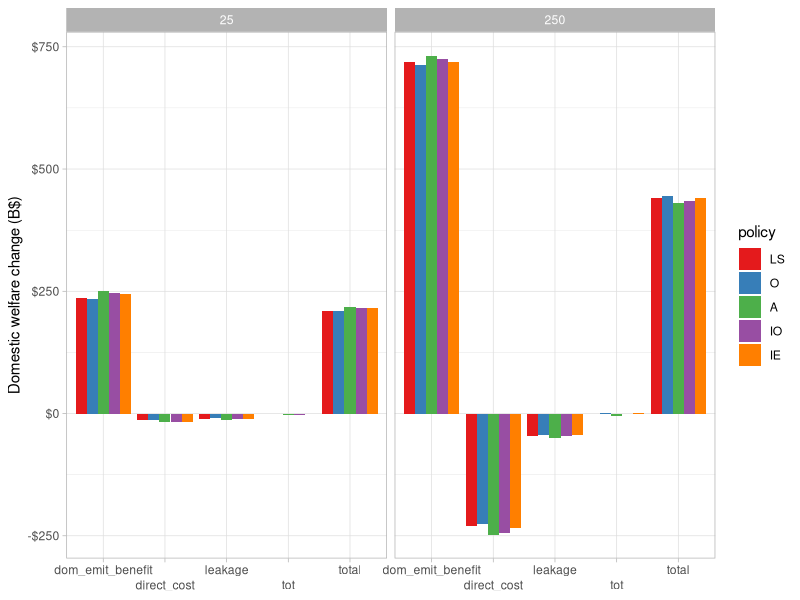
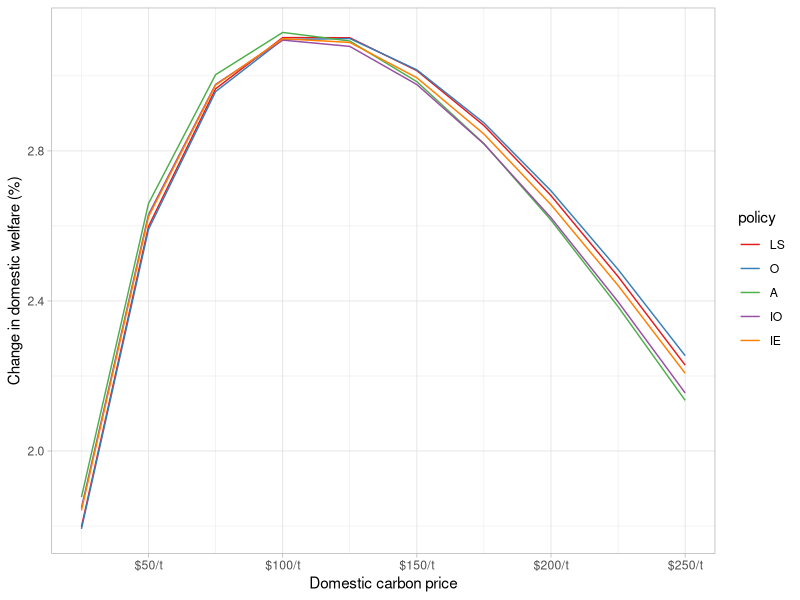
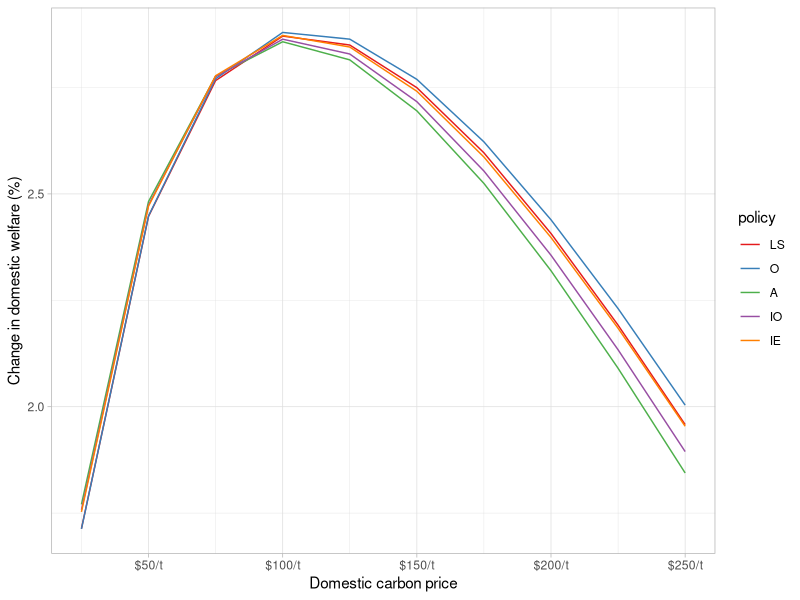
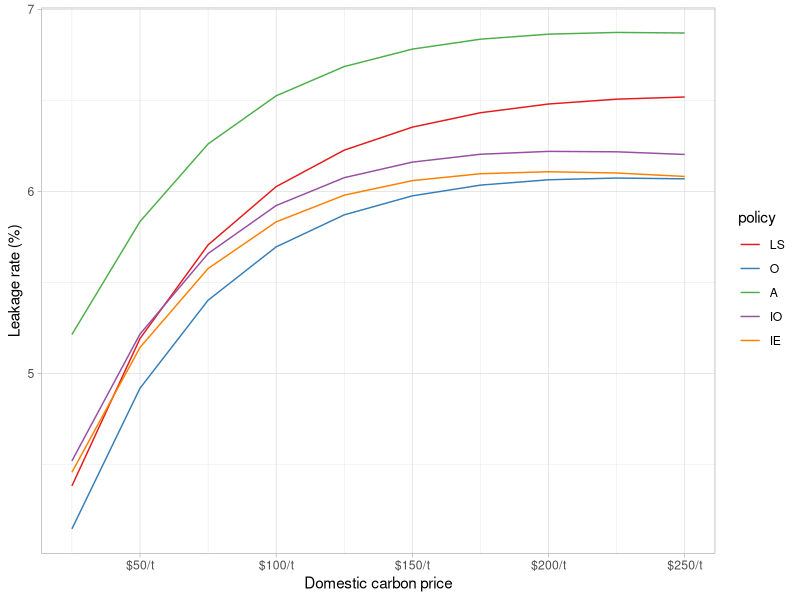
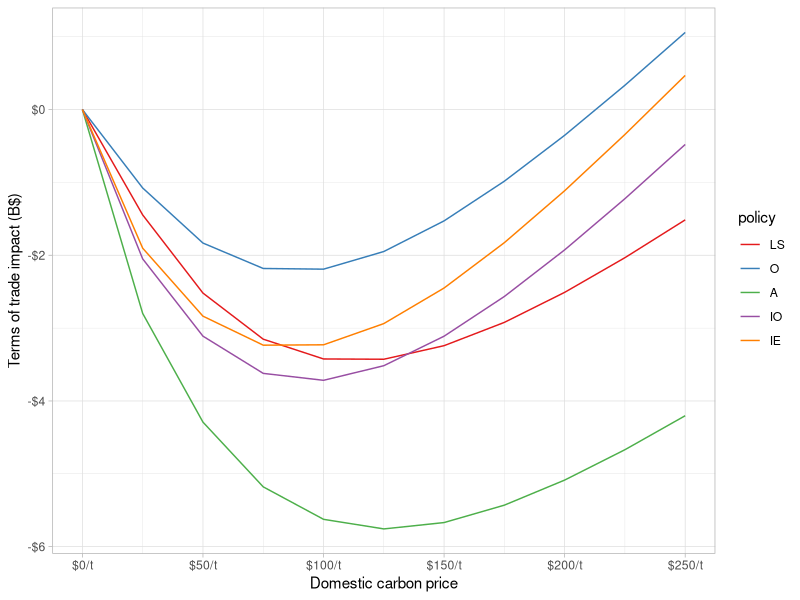
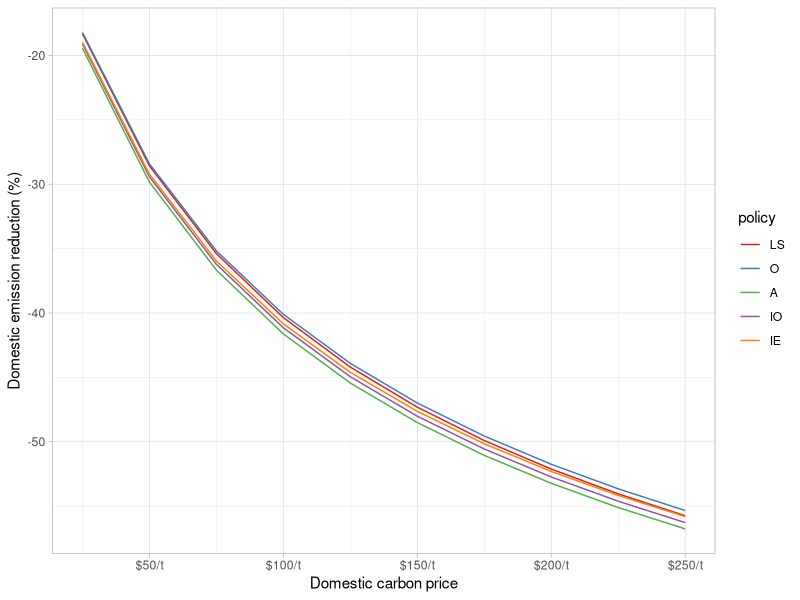
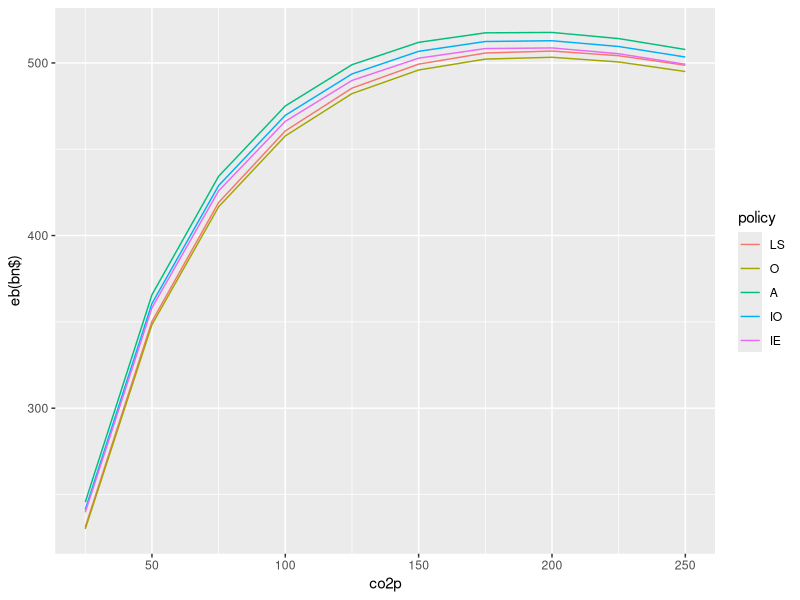
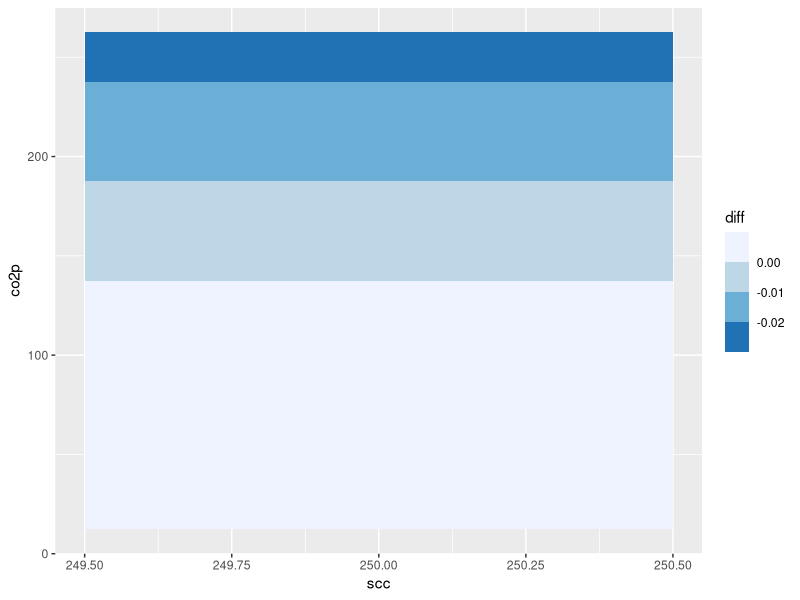

The R script that drew these images, in order:
library(tidyverse)

dat <- read_csv("multi_scen.csv")

# Rename policies
dat <- dat %>%
  mutate(policy = case_when(policy == "LSR" ~ "LS",
                            policy == "OBR" ~ "O",
                            policy == "ABR" ~ "A",
                            policy == "ibr" ~ "IO",
                            policy == "bcr" ~ "IE"),
         policy = factor(policy, levels = c("LS", "O", "A", "IO", "IE")))

# Decomposition of welfare from policy implementation in the USA
# terms of trade effect
tot <- dat %>%
  filter(item == "welfare$",
         scc == 250,
         region != "usa") %>%
  group_by(policy, co2p) %>%
  summarise(welfare_dollars = sum(value)) %>%
  arrange(policy, co2p) %>%
  group_by(policy) %>%
  mutate(tot_effect_usa = - (welfare_dollars - first(welfare_dollars))) %>%
  dplyr::select(policy, co2p, tot_effect_usa)

# leakage effect
leakage <- dat %>%
  filter(item == "emissions_abs", 
         scc == 250,
         region != "usa") %>%
  group_by(policy, co2p) %>%
  summarise(emissions = sum(value)) %>%
  group_by(policy) %>%
  arrange(policy, co2p) %>%
  mutate(welfare_leakage = -250 * (emissions - first(emissions))) %>%
  dplyr::select(policy, co2p, welfare_leakage)

# direct cost
direct_cost <- dat %>%
  filter(item == "welfare$",
         scc == 250,
         region == "usa") %>%
  group_by(policy, co2p) %>%
  summarise(welfare_dollars = sum(value)) %>%
  arrange(policy, co2p) %>%
  group_by(policy) %>%
  mutate(direct_cost = welfare_dollars - first(welfare_dollars)) %>%
  dplyr::select(policy, co2p, direct_cost) 
  
# domestic emission reduction benefit
dom_emit_benefit <- dat %>%
  filter(item == "emissions_abs", 
         scc == 250,
         region == "usa") %>%
  group_by(policy, co2p) %>%
  summarise(emissions = sum(value)) %>%
  group_by(policy) %>%
  arrange(policy, co2p) %>%
  mutate(welfare_emission_reduction = 250 * (first(emissions) - emissions)) %>%
  dplyr::select(policy, co2p, welfare_emission_reduction)

# total
decomp <- inner_join(
  tot, leakage
) %>%
  inner_join(direct_cost) %>%
  inner_join(dom_emit_benefit) %>%
  # Direct cost includes tot.  Remove
  mutate(direct_cost = direct_cost - tot_effect_usa)

# Waterfall plot
decomp %>%
  rename(tot=tot_effect_usa,
         dom_emit_benefit=welfare_emission_reduction,
         leakage=welfare_leakage) %>%
  mutate(total = dom_emit_benefit + direct_cost + leakage + tot) %>%
  pivot_longer(cols = tot:total) %>%
  mutate(name = factor(name, levels=c("dom_emit_benefit","direct_cost","leakage","tot","total"))) %>%
  filter(co2p %in% c(25,250)) %>%
  ggplot(aes(x=name, y=value, fill=policy)) +
  geom_col(position=position_dodge()) +
  facet_wrap(~co2p) +
  scale_fill_brewer(palette = "Set1") +
  scale_x_discrete(name=NULL, guide = guide_axis(n.dodge = 2)) +
  scale_y_continuous(name="Domestic welfare change (B$)", labels=scales::dollar_format()) +
  theme_light()
ggsave("figures/welfare_decomp.png", width=6, height=4)  

# Net welfare
net_welfare <- dat %>% 
  filter(item == "netwelf") %>%
  dplyr::select(policy, nw=value, co2p, scc)
leakage <- dat %>% 
  filter(item == "Leakage", region == "all") %>%
  dplyr::select(policy, lk=value, co2p, scc)
pd <- inner_join(net_welfare, leakage) 




dat %>%
  filter(item %in% c("CO2 price", "netwelf"),
         sector == "all",
         region == "usa",
         scc == 250) %>%
  pivot_wider(names_from=item, values_from=value) %>%
  ggplot(aes(x=co2p, y=netwelf, colour=policy)) +
  geom_line() +
  theme_light() +
  scale_color_brewer(palette = "Set1") +
  scale_x_continuous(name = "Domestic carbon price", labels=scales::dollar_format(suffix = "/t")) +
  scale_y_continuous(name = "Change in domestic welfare (%)")
#ggsave("figures/domestic_welfare.png", width=6, height=4)


dat %>%
  filter(item %in% c("CO2 price", "netwelf_globalscc"),
         sector == "all",
         region == "usa",
         scc == 250) %>%
  pivot_wider(names_from=item, values_from=value) %>%
  ggplot(aes(x=co2p, y=netwelf_globalscc, colour=policy)) +
  geom_line() +
  theme_light() +
  scale_color_brewer(palette = "Set1") +
  scale_x_continuous(name = "Domestic carbon price", labels=scales::dollar_format(suffix = "/t")) +
  scale_y_continuous(name = "Change in domestic welfare (%)")
ggsave("figures/domestic_welfare.png", width=6, height=4)


# Leakage
pd %>%
  filter(scc == 250) %>%
  ggplot(aes(x=co2p, y=lk, colour=policy)) +
  geom_line() +
  theme_light() +
  scale_color_brewer(palette = "Set1") +
  scale_x_continuous(name = "Domestic carbon price", labels=scales::dollar_format(suffix = "/t")) +
  scale_y_continuous(name = "Leakage rate (%)")
ggsave("figures/leakage.png", width=6, height=4)


# Terms of trade
tot %>%
  ggplot(aes(x=co2p, y=tot_effect_usa, colour=policy)) +
  geom_line() +
  theme_light() +
  scale_color_brewer(palette = "Set1") +
  scale_x_continuous(name = "Domestic carbon price", labels=scales::dollar_format(suffix = "/t")) +
  scale_y_continuous(name = "Terms of trade impact (B$)", labels=scales::dollar_format())
ggsave("figures/tot.png", width=6, height=4)

# Domestic emissions
dat %>%
  filter(item %in% c("CO2 price", "Emissions"),
         sector == "all",
         region == "usa",
         scc == 250) %>%
  pivot_wider(names_from=item, values_from=value) %>%
  ggplot(aes(x=co2p, y=Emissions, colour=policy)) +
  geom_line() +
  theme_light() +
  scale_color_brewer(palette = "Set1") +
  scale_x_continuous(name = "Domestic carbon price", labels=scales::dollar_format(suffix = "/t")) +
  scale_y_continuous(name = "Domestic emission reduction (%)")
ggsave("figures/domestic_emissions.png", width=6, height=4)


dat %>%
  filter(item %in% c("CO2 price", "eb(bn$)"),
         sector == "all",
         region == "usa",
         scc == 250) %>%
  pivot_wider(names_from=item, values_from=value) %>%
  ggplot(aes(x=co2p, y=`eb(bn$)`, colour=policy)) +
  geom_line()




# Visualizing differences between policies
# ABR vs. OBR
pd %>% filter(policy %in% c("LS","O")) %>% 
  group_by(scc, co2p) %>%
  # Only keep where scc >= co2p
  filter(scc >= co2p) %>%
  select(-lk) %>%
  pivot_wider(names_from = policy, values_from = nw) %>%
  mutate(diff = LS-O) %>%
  ggplot(aes(x=scc, y=co2p, fill=diff)) +
  geom_tile() +
  scale_fill_fermenter()
